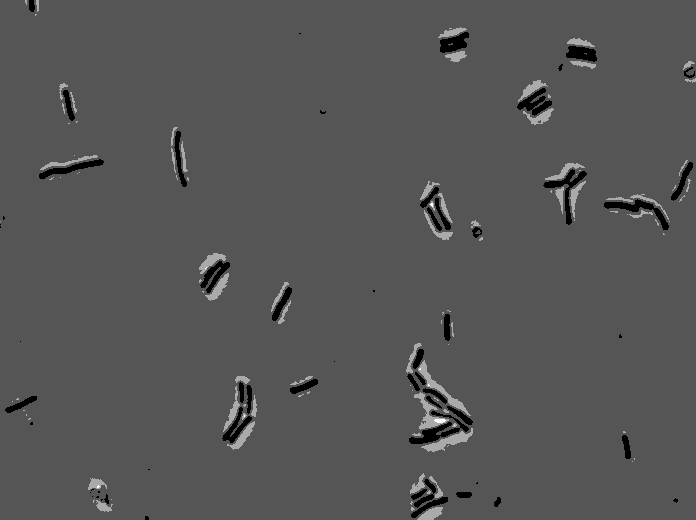
#> input picture Week10/data/bsub_50x_phase.tif, 696 x 520 px; the run also reads 1 picture not shown here
$ jupyter execute 'W10_2 - scikit-image.ipynb'   (shell and % lines are left out)
#> lines starting #> are read from the running program, lines starting #| are printed output that depends on the picture; after the words box and inside, x2 and y2 are one past the last pixel; in counts of white or black regions, pixels touching at a corner belong together; long printed decimals are rounded
# Image analysis

[Link to the scikit-image homepage](https://scikit-image.org/)

<center>&nbsp;&nbsp;&nbsp;&nbsp;&nbsp;&nbsp;&nbsp;
    &nbsp;&nbsp;&nbsp;&nbsp;&nbsp;&nbsp;&nbsp;&nbsp;&nbsp;&nbsp;&nbsp;
    &nbsp;&nbsp;&nbsp;&nbsp;&nbsp;&nbsp;&nbsp;&nbsp;&nbsp;&nbsp;&nbsp;
    </center>

In biology, we deal with microscopy images. The standard software in biological image analysis is ***ImageJ*** (or ***Fiji***). ([Link](https://imagej.net/Fiji)) ImageJ was funded by NIH and it became the standard of scientific image analysis. Fiji is just ImageJ with a lot of useful bundles and packages. We do not cover ImageJ in our course, but if you plan to analyze biological data (i.e. microscopy data), using Fiji is probably the most effective way. It is extremely powerful.

For 3D visualization, a commercial software, Imaris ([link](https://imaris.oxinst.com/)), has been widely used. Most microscopy facilities have this software. Unfortunately, it is expensive (many thousand dollars). You could try a free trial version for a few days.

In Python, we can use `scikit-image`, which provides many image analysis functions. It is also a great learning tool. `scikit-image` is not as powerful as ImageJ but in many cases, our image analysis may not need complex and advanced functions. Also, if you need to combine the image analysis pipeline with other parts of your research, `scikit-image` provides enough power to get the job done.  However, if you need many complex image analyses and cutting edge functions, learning and using Fiji would be the best investment. See [this link](https://imagej.net/Introduction) for Fiji learning resources.

**Required watch**:
- An outstanding introduction to biological image analysis:
    1. [Digital images](https://www.ibiology.org/talks/digital-images/)
    2. [Image analysis](https://www.ibiology.org/talks/image-analysis/)

---

(Optional) There are an enormous amount of basic image analysis tutorials. See, for example:
- https://towardsdatascience.com/image-data-analysis-using-python-edddfdf128f4
- https://matplotlib.org/stable/tutorials/introductory/images.html
- https://scipy-lectures.org/advanced/image_processing/index.html
- https://notebooks.gesis.org/binder/jupyter/user/elegant-scipy-notebooks-qb2xz4qu/notebooks/notebooks/ch3.ipynb

---

<sub>This ipynb uses examples by Justin Bois in his bootcamp: [Link](http://justinbois.github.io/bootcamp/2019_epfl/)</sub>

---

# **scikit-image**

## Image analysis of *Bacillus subtilis*

Our goal is to calculate the total area of bacteria in the image.

[cell 1]
# Restart the kernel after running the following code

[cell 2]
# scikit-image has many sub-packages and it can be a bit cumbersome to load each of them.
import numpy as np
import pandas as pd
import matplotlib.pyplot as plt
from skimage import io, filters

# Load the phase contrast image.
im_phase = io.imread('data/bsub_50x_phase.tif')
#> im_phase is the input picture: shape (520, 696) uint16; min 147, max 991, mean 386

# Take a look
im_phase  # This is a simple 2-dimensional Numpy array with integer type.

[cell 3]
io.imshow(im_phase)

[cell 4]
# We need to know the physical distance between pixels
ip_distance = 0.1252 # unit: micrometer

[cell 5]
# Using um as a correct unit for each axis
# Interpolation is disabled to represent accurate image
plt.figure()
plt.xlabel('um')
plt.ylabel('um')
io.imshow(im_phase, interpolation='none',
          extent=[0, ip_distance*im_phase.shape[1], ip_distance*im_phase.shape[0],0])

[cell 6]
# Colormaps:Accent, Accent_r, Blues, Blues_r, BrBG, BrBG_r, BuGn, BuGn_r,
#           BuPu, BuPu_r, CMRmap, CMRmap_r, Dark2, Dark2_r, GnBu, GnBu_r,
#           Greens, Greens_r, Greys, Greys_r, OrRd, OrRd_r, Oranges, Oranges_r,
#           PRGn, PRGn_r, Paired, Paired_r, Pastel1, Pastel1_r, Pastel2, Pastel2_r,
#           PiYG, PiYG_r, PuBu, PuBuGn, PuBuGn_r, PuBu_r, PuOr, PuOr_r, PuRd, PuRd_r,
#           Purples, Purples_r, RdBu, RdBu_r, RdGy, RdGy_r, RdPu, RdPu_r, RdYlBu,
#           RdYlBu_r, RdYlGn, RdYlGn_r, Reds, Reds_r, Set1, Set1_r, Set2, Set2_r,
#           Set3, Set3_r, Spectral, Spectral_r, Wistia, Wistia_r, YlGn, YlGnBu,
#           YlGnBu_r, YlGn_r, YlOrBr, YlOrBr_r, YlOrRd, YlOrRd_r, afmhot, afmhot_r,
#           autumn, autumn_r, binary, binary_r, bone, bone_r, brg, brg_r, bwr, bwr_r,
#           cividis, cividis_r, cool, cool_r, coolwarm, coolwarm_r, copper, copper_r,
#           cubehelix, cubehelix_r, flag, flag_r, gist_earth, gist_earth_r, gist_gray,
#           gist_gray_r, gist_heat, gist_heat_r, gist_ncar, gist_ncar_r,
#           gist_rainbow, gist_rainbow_r, gist_stern, gist_stern_r, gist_yarg,
#           gist_yarg_r, gnuplot, gnuplot2, gnuplot2_r, gnuplot_r, gray, gray_r,
#           hot, hot_r, hsv, hsv_r, inferno, inferno_r, jet, jet_r, magma, magma_r,
#           nipy_spectral, nipy_spectral_r, ocean, ocean_r, pink, pink_r,
#           plasma, plasma_r, prism, prism_r, rainbow, rainbow_r, seismic, seismic_r,
#           spring, spring_r, summer, summer_r, tab10, tab10_r, tab20, tab20_r,
#           tab20b, tab20b_r, tab20c, tab20c_r, terrain, terrain_r, twilight, twilight_r,
#           twilight_shifted, twilight_shifted_r, viridis, viridis_r, winter, winter_r
# Default: viridis

plt.figure()
plt.xlabel('um')
plt.ylabel('um')
io.imshow(im_phase, cmap='cividis_r', interpolation='none',
          extent=[0, ip_distance*im_phase.shape[1], ip_distance*im_phase.shape[0],0])

# Segmentation

## by Thresholding

[cell 7]
# Let's pick bacteria pixels. First, we need to find a threshold.

data=pd.DataFrame({'intensity': im_phase.flatten()})
#> data = table of 361920 rows and 1 columns
data.plot(kind='hist', bins=range(im_phase.min(), im_phase.max(), 2))

# You can see a small bump below 300 at around 200.
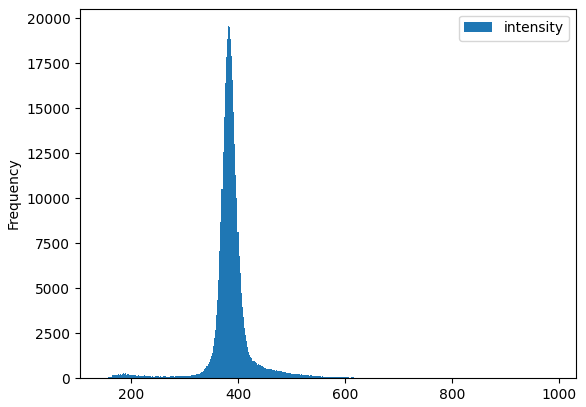
#> figure drawn by matplotlib, 1 panel; tallest bar 19550 high, from x = 381 to 383

[cell 8]
data.plot(kind='hist', logy=True, bins=range(im_phase.min(), im_phase.max(), 2))
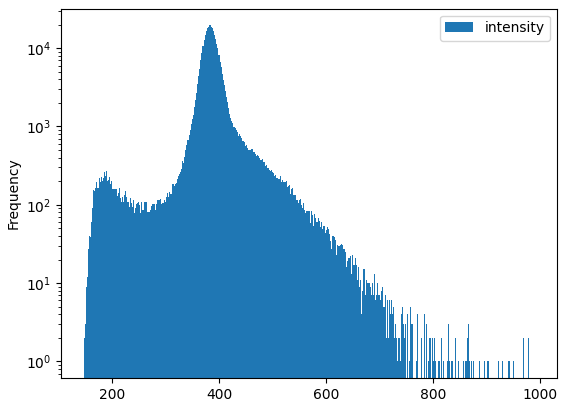
#> figure drawn by matplotlib, 1 panel; tallest bar 19550 high, from x = 381 to 383

[cell 9]
thresh_phase = 300

# Generate thresholded image
im_phase_bw = im_phase < thresh_phase
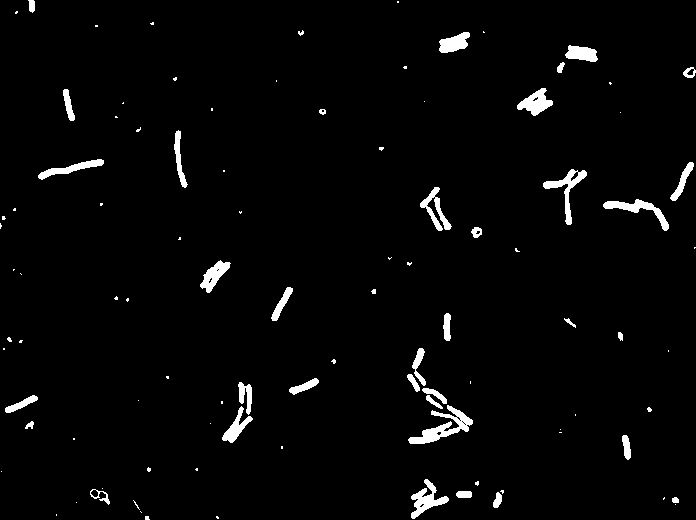
#> im_phase_bw: shape (520, 696) bool; 2.6% white; 99 white regions (61 under 20 px), largest, box (x1, y1, x2, y2) and area: (408, 405, 473, 444) 868, (411, 479, 449, 519) 580, (543, 169, 587, 225) 576

plt.figure()
plt.xlabel('um')
plt.ylabel('um')
im = im_phase_bw
io.imshow(im, cmap='gray', interpolation='none',
          extent=[0, ip_distance*im.shape[1], ip_distance*im.shape[0],0])

[cell 10]
# Overlaying

# Build RGB image by stacking grayscale images
# Check out by yourslef what np.dstack does.
im_phase_rgb = np.dstack(3 * [im_phase / im_phase.max()])
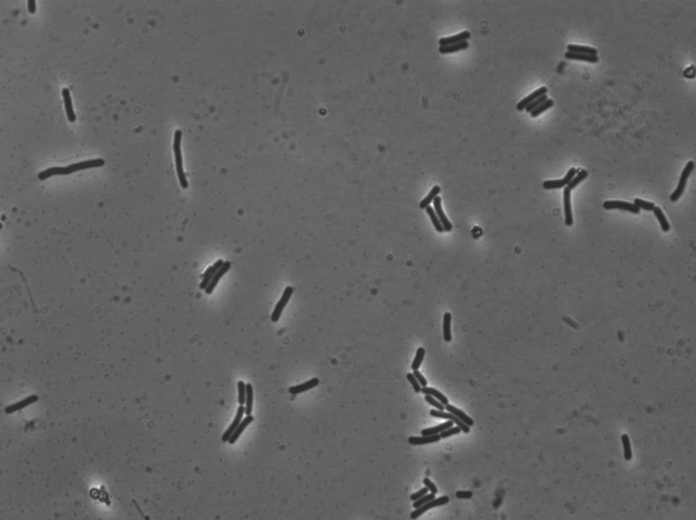
#> im_phase_rgb: shape (520, 696, 3) float64; min 0.148, max 1, mean 0.39

# Saturate green channel wherever there are white pixels in thresh image
im_phase_rgb[im_phase_bw, 1] = 1.0
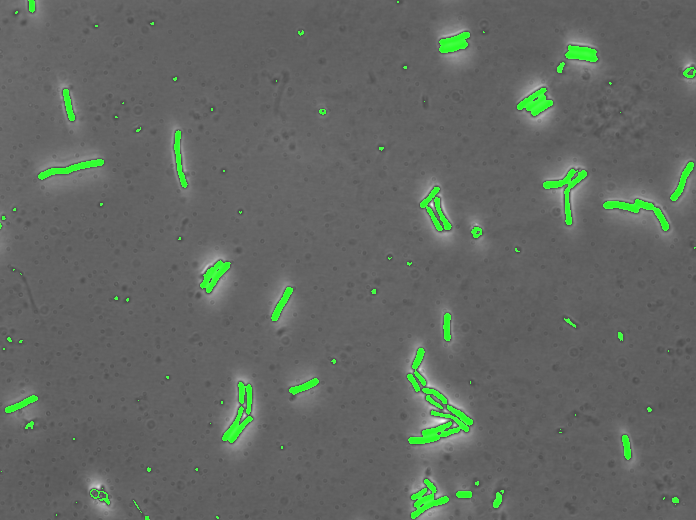
#> im_phase_rgb: shape (520, 696, 3) float64; 2.62% of pixels changed, all inside (x1, y1, x2, y2) = (0, 0, 696, 520); drawn as R, G, B

plt.figure()
plt.xlabel('um')
plt.ylabel('um')
im = im_phase_rgb
io.imshow(im, cmap='gray', interpolation='none',
          extent=[0, ip_distance*im.shape[1], ip_distance*im.shape[0],0])


# Note that we caught many speckles that are not bacteria.

[cell 11]
# One way to improve is to use fluorescent proteins.
# The image below was collected with CFP (cyan) expressed in the bacteria.
# Often, the CFP expressing bacteria are much brighter than the background.

im_cfp = io.imread('data/bsub_50x_cfp.tif')
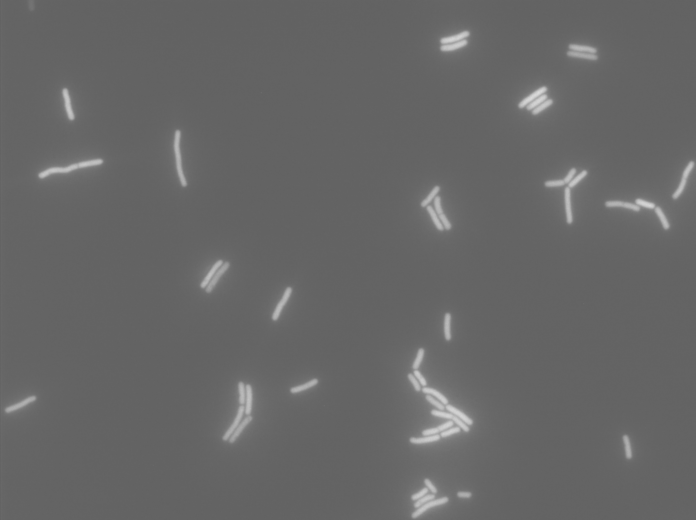
#> im_cfp: shape (520, 696) uint16; min 97, max 219, mean 102.8

plt.figure()
plt.xlabel('um')
plt.ylabel('um')
io.imshow(im_cfp, interpolation='none',
          extent=[0, ip_distance*im_phase.shape[1], ip_distance*im_phase.shape[0],0])

[cell 12]
# To be more perfect, we want to reduce the background noise.
# (E.g., there could be broken pixels in the camera, etc)
# Using a median filter is often a good first pass.
# Its usage is shown below.
from skimage import morphology

# We need to define the filter shape, using morphology module. Here we use 3x3 square shape.
selem = morphology.square(3)

# Perform the median filter
im_cfp_filt = filters.median(im_cfp, selem)

plt.figure()
plt.xlabel('um')
plt.ylabel('um')
io.imshow(im_cfp_filt, interpolation='none',
          extent=[0, ip_distance*im_phase.shape[1], ip_distance*im_phase.shape[0],0])

# It should look very similar

[cell 13]
# We repeat the density plot and pick a threshold.  But, in fact, it is not easy to
# see where bright pixels are, because there are too many dark pixels in the image.

data=pd.DataFrame({'intensity': im_cfp_filt.flatten()})
data.plot(kind='hist', bins=range(im_cfp_filt.min(), im_cfp_filt.max(), 2))
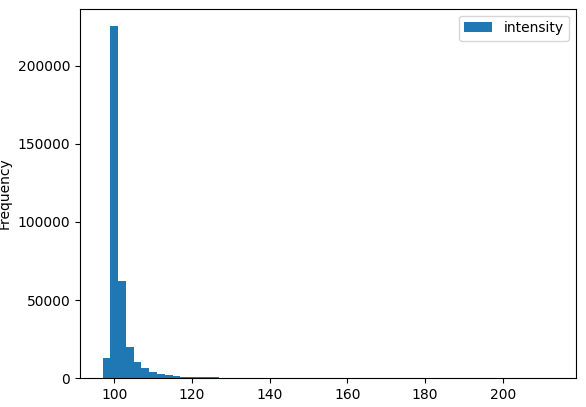
#> figure drawn by matplotlib, 1 panel; tallest bar 225166 high, from x = 99 to 101

[cell 14]
# It sometimes helps to use a log-scale on y-axis. Now we can see that, at around
# 145, bright pixels begins to appear.

data.plot(kind='hist', logy=True, bins=range(im_cfp_filt.min(), im_cfp_filt.max(), 2))
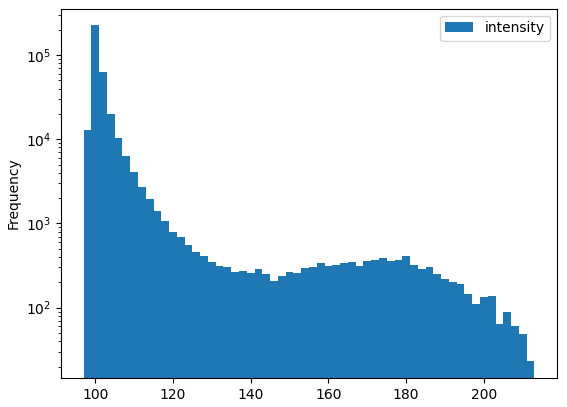
#> figure drawn by matplotlib, 1 panel; tallest bar 225166 high, from x = 99 to 101

[cell 15]
thresh_cfp = 145

# Generate thresholded image
im_cfp_bw = im_cfp_filt > thresh_cfp
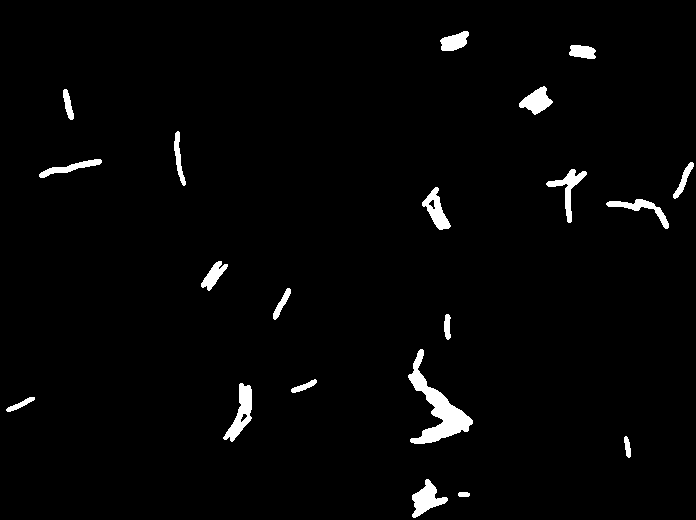
#> im_cfp_bw: shape (520, 696) bool; 2.3% white; 20 white regions, largest, box (x1, y1, x2, y2) and area: (408, 349, 473, 444) 1915, (223, 383, 252, 442) 721, (412, 479, 448, 518) 657

plt.figure()
plt.xlabel('um')
plt.ylabel('um')
im = im_cfp_bw
io.imshow(im, cmap='gray', interpolation='none',
          extent=[0, ip_distance*im.shape[1], ip_distance*im.shape[0],0])

[cell 16]
# Build RGB image by stacking grayscale images
# Check out by yourslef what np.dstack does.
im_phase_rgb = np.dstack(3 * [im_phase / im_phase.max()])

# Saturate green channel wherever there are white pixels in thresh image
im_phase_rgb[im_cfp_bw, 1] = 1.0
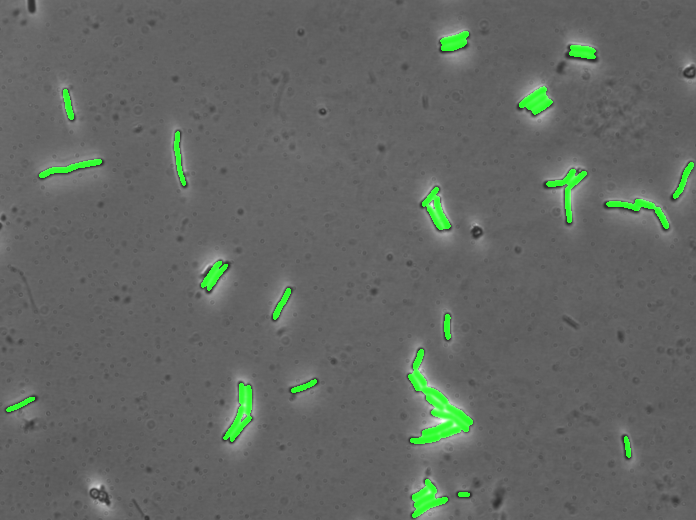
#> im_phase_rgb: shape (520, 696, 3) float64; 2.29% of pixels changed, all inside (x1, y1, x2, y2) = (6, 31, 694, 518); drawn as R, G, B

plt.figure()
plt.xlabel('um')
plt.ylabel('um')
im = im_phase_rgb
io.imshow(im, cmap='gray', interpolation='none',
          extent=[0, ip_distance*im.shape[1], ip_distance*im.shape[0],0])

---

### Otsu's automatic thresholding method

There is an automatic algorithm to detect the threshold.

[cell 17]
# Compute Otsu thresholds for phase and cfp
thresh_phase_otsu = filters.threshold_otsu(im_phase)
#> thresh_phase_otsu = 436
thresh_cfp_otsu = filters.threshold_otsu(im_cfp_filt)
#> thresh_cfp_otsu = 134

# Compare results to eyeballing it
print('Phase by eye: ', thresh_phase,      '   CFP by eye: ', thresh_cfp)
print('Phase by Otsu:', thresh_phase_otsu, '   CFP by Otsu:', thresh_cfp_otsu)
#| Phase by Otsu: 436    CFP by Otsu: 134

You can see that Otsu's method for phase image is too off. It is because Otsu's method relies on an assumption that the image pixel values are bimodally distributed. But, the phase image has a very long tail to the high end, which distorts the algorithm.  So, don't rely on the automatic algorithm and check its validity in your data.

---

Final step is to calculate the area occupied by bacteria.

[cell 18]
# Compute bacterial area
bacterial_area_pix = (im_cfp_filt > thresh_cfp_otsu).sum()
#> bacterial_area_pix = 9742
bacterial_area_micron = bacterial_area_pix * ip_distance**2
#> bacterial_area_micron = 152.7

# Print out the result
print('bacterial area =', bacterial_area_pix, 'pixels')
#| bacterial area = 9742 pixels
print('bacterial area =', bacterial_area_micron, 'square microns')
#| bacterial area = 152.706 square microns
